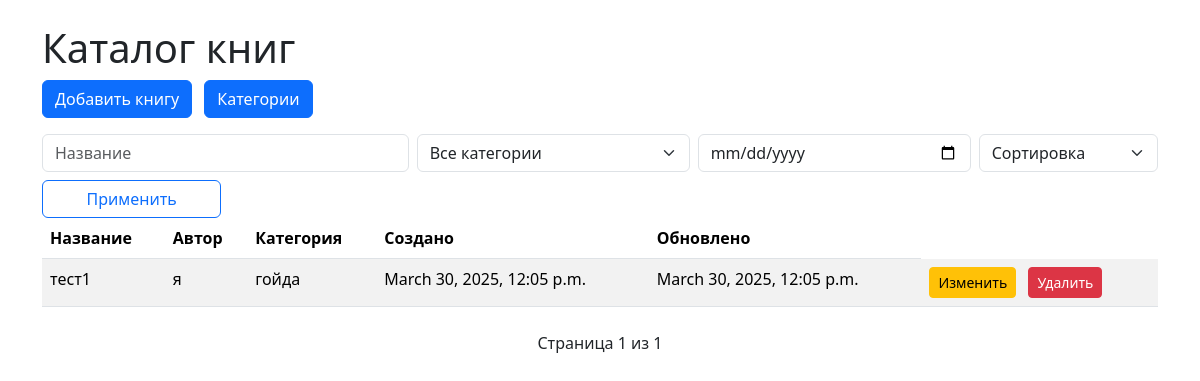
The app's page /, older data.
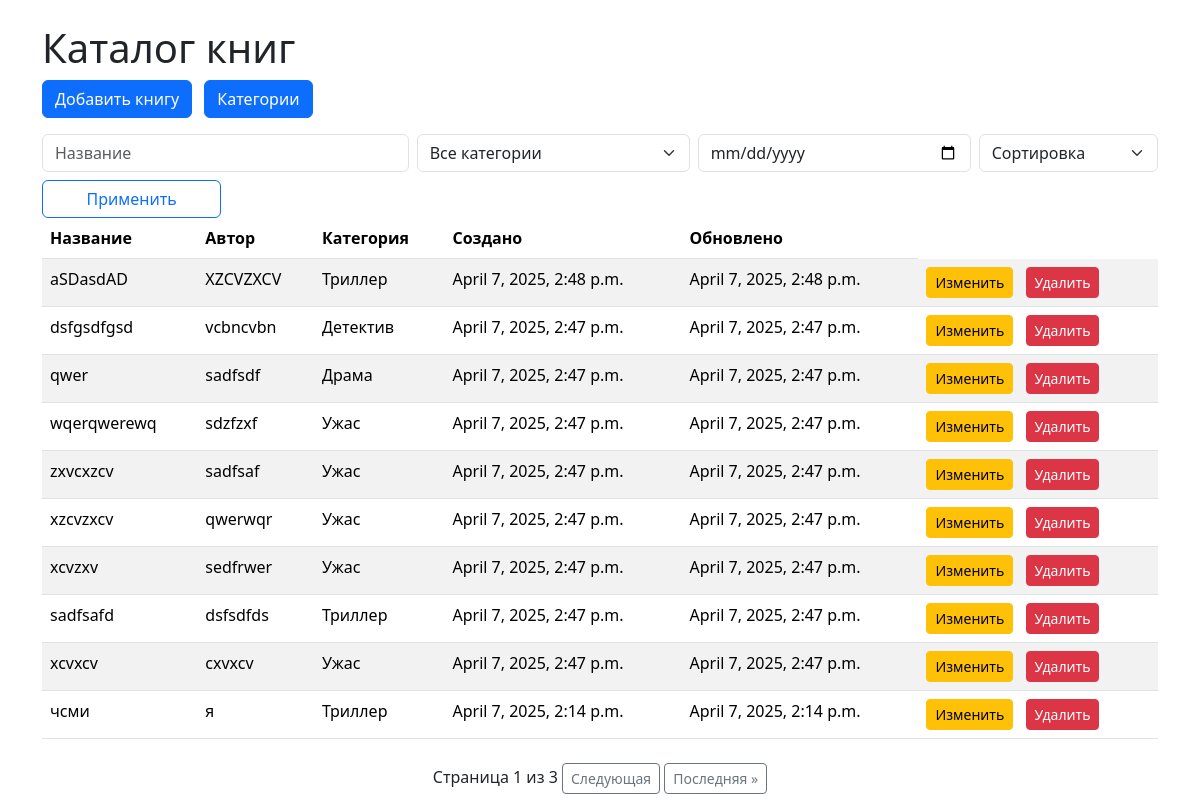
The same page, newer data.
### catalog/models.py (models this page shows, shortened)
class Book(models.Model):
    title = models.CharField(max_length=200)
    author = models.CharField(max_length=200)
    category = models.ForeignKey(Category, on_delete=models.CASCADE)
    created_at = models.DateTimeField(auto_now_add=True)
    updated_at = models.DateTimeField(auto_now=True)

class Category(models.Model):
    name = models.CharField(max_length=100, unique=True)

### catalog/views.py (the view)
# urls.py: path('', views.book_list, name='book_list'),
def book_list(request):
    books = Book.objects.all()
    categories = Category.objects.all()
    title_query = request.GET.get('title')
    if title_query:
        books = books.filter(title__icontains=title_query)
    category_id = request.GET.get('category')
    if category_id:
        books = books.filter(category_id=category_id)
    date_query = request.GET.get('date')
    if date_query:
        books = books.filter(created_at__date=date_query)
    allowed_sorts = [
        'title', '-title',
        'category__name', '-category__name',
        'created_at', '-created_at',
        'updated_at', '-updated_at'  # все возможные сортировки
    ]
    sort_by = request.GET.get('sort', '-created_at')  # по умолчанию сортировка по дате добавления (сначала новые)
    if sort_by not in allowed_sorts:
        sort_by = '-created_at'  # защита от неправильных параметров
    books = books.order_by(sort_by)
    paginator = Paginator(books, 10)
    page_number = request.GET.get('page')
    page_obj = paginator.get_page(page_number)
    return render(request, 'catalog/book_list.html', {
        'request': request,
        'page_obj': page_obj,
        'sort_by': sort_by,
        'categories': categories,
    })

### catalog/templatetags/custom_tags.py (called while the page is built)
@register.simple_tag(takes_context=True)
def param_replace(context, **kwargs):
    request = context['request']
    params = request.GET.copy()
    for key, value in kwargs.items():
        params[key] = value
    return params.urlencode()

### catalog/templates/catalog/book_list.html (shortened to what this page needs)
{% load static %}
{% load custom_tags %}
<!DOCTYPE html>
<html>
<head>
    <link href="{% static 'css/bootstrap.min.css' %}" rel="stylesheet">
</head>
<body>
    <div class="container mt-4">
        <h1>Каталог книг</h1>
        <a href="{% url 'add_book' %}" class="btn btn-primary mb-3">Добавить книгу</a>
        <a href="{% url 'category_list' %}" class="btn btn-primary mb-3 ms-2">Категории</a>
        <form method="get" id="combinedForm">
            <div class="row g-2">
                <div class="col-md-4">
                    <input type="text" class="form-control" name="title" placeholder="Название" value="{{ request.GET.title }}">
                </div>
                <div class="col-md-3">
                    <select class="form-select" name="category">
                        <option value="">Все категории</option>
                    </select>
                </div>
                <div class="col-md-3">
                    <input type="date" class="form-control" name="date" value="{{ request.GET.date }}">
                </div>
                <div class="col-md-2">
                    <select class="form-select" name="sort" onchange="document.getElementById('combinedForm').submit()">
                        <option value="">Сортировка</option>
                    </select>
                </div>
                <div class="col-md-2">
                    <button type="submit" class="btn btn-outline-primary w-100">Применить</button>
                </div>
            </div>
        </form>
        <table class="table table-striped">
            <thead>
                <tr>
                    <th>Название</th>
                    <th>Автор</th>
                    <th>Категория</th>
                    <th>Создано</th>
                    <th>Обновлено</th>
                </tr>
            </thead>
            <tbody>
                {% for book in page_obj %}
                <tr>
                    <td>{{ book.title }}</td>
                    <td>{{ book.author }}</td>
                    <td>{{ book.category.name }}</td>
                    <td>{{ book.created_at }}</td>
                    <td>{{ book.updated_at }}</td>
                    <td>
                        <a href="{% url 'edit_book' book.pk %}" class="btn btn-sm btn-warning me-2">Изменить</a>
                        <a href="{% url 'delete_book' book.pk %}" class="btn btn-sm btn-danger">Удалить</a>
                    </td>
                </tr>
                {% endfor %}
            </tbody>
        </table>
    </div>
</body>
</html>
{% include 'catalog/pagination.html' %}

Row changes from the older to the newer data that the page shows:
no longer on this page (row edited): Book: title "тест1", author "я", category.name "гойда", created_at "March 30, 2025, 12:05 p.m.", updated_at "March 30, 2025, 12:05 p.m."
added Book: title "aSDasdAD", author "XZCVZXCV", category.name "Триллер", created_at "April 7, 2025, 2:48 p.m.", updated_at "April 7, 2025, 2:48 p.m."
added Book: title "dsfgsdfgsd", author "vcbncvbn", category.name "Детектив", created_at "April 7, 2025, 2:47 p.m.", updated_at "April 7, 2025, 2:47 p.m."
added Book: title "qwer", author "sadfsdf", category.name "Драма", created_at "April 7, 2025, 2:47 p.m.", updated_at "April 7, 2025, 2:47 p.m."
added Book: title "wqerqwerewq", author "sdzfzxf", category.name "Ужас", created_at "April 7, 2025, 2:47 p.m.", updated_at "April 7, 2025, 2:47 p.m."
added Book: title "zxvcxzcv", author "sadfsaf", category.name "Ужас", created_at "April 7, 2025, 2:47 p.m.", updated_at "April 7, 2025, 2:47 p.m."
added Book: title "xzcvzxcv", author "qwerwqr", category.name "Ужас", created_at "April 7, 2025, 2:47 p.m.", updated_at "April 7, 2025, 2:47 p.m."
added Book: title "xcvzxv", author "sedfrwer", category.name "Ужас", created_at "April 7, 2025, 2:47 p.m.", updated_at "April 7, 2025, 2:47 p.m."
added Book: title "sadfsafd", author "dsfsdfds", category.name "Триллер", created_at "April 7, 2025, 2:47 p.m.", updated_at "April 7, 2025, 2:47 p.m."
added Book: title "xcvxcv", author "cxvxcv", category.name "Ужас", created_at "April 7, 2025, 2:47 p.m.", updated_at "April 7, 2025, 2:47 p.m."
added Book: title "чсми", author "я", category.name "Триллер", created_at "April 7, 2025, 2:14 p.m.", updated_at "April 7, 2025, 2:14 p.m."
Text that changed along with them:
{{ page_obj.paginator.num_pages }}: "1" → "3"
text now shown: "Следующая Последняя »"
